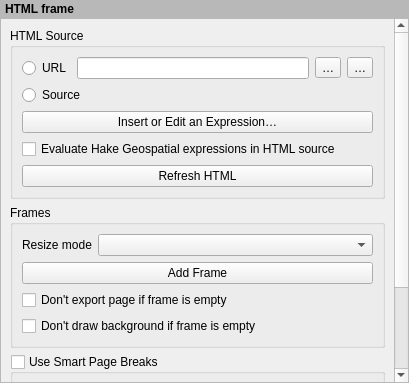
<?xml version="1.0" encoding="UTF-8"?>
<ui version="4.0">
 <class>QgsLayoutHtmlWidgetBase</class>
 <widget class="QWidget" name="QgsLayoutHtmlWidgetBase">
  <property name="geometry">
   <rect>
    <x>0</x>
    <y>0</y>
    <width>409</width>
    <height>383</height>
   </rect>
  </property>
  <property name="windowTitle">
   <string>HTML Frame</string>
  </property>
  <layout class="QVBoxLayout" name="verticalLayout">
   <property name="spacing">
    <number>0</number>
   </property>
   <property name="leftMargin">
    <number>0</number>
   </property>
   <property name="topMargin">
    <number>0</number>
   </property>
   <property name="rightMargin">
    <number>0</number>
   </property>
   <property name="bottomMargin">
    <number>0</number>
   </property>
   <item>
    <widget class="QLabel" name="label">
     <property name="sizePolicy">
      <sizepolicy hsizetype="Preferred" vsizetype="Maximum">
       <horstretch>0</horstretch>
       <verstretch>0</verstretch>
      </sizepolicy>
     </property>
     <property name="styleSheet">
      <string notr="true">padding: 2px; font-weight: bold; background-color: palette(mid);</string>
     </property>
     <property name="text">
      <string>HTML frame</string>
     </property>
    </widget>
   </item>
   <item>
    <widget class="QgsScrollArea" name="scrollArea">
     <property name="widgetResizable">
      <bool>true</bool>
     </property>
     <widget class="QWidget" name="scrollAreaWidgetContents">
      <property name="geometry">
       <rect>
        <x>0</x>
        <y>0</y>
        <width>393</width>
        <height>585</height>
       </rect>
      </property>
      <layout class="QVBoxLayout" name="mainLayout">
       <item>
        <widget class="QgsCollapsibleGroupBoxBasic" name="groupBox">
         <property name="focusPolicy">
          <enum>Qt::StrongFocus</enum>
         </property>
         <property name="title">
          <string>HTML Source</string>
         </property>
         <property name="syncGroup" stdset="0">
          <string notr="true">composeritem</string>
         </property>
         <property name="collapsed" stdset="0">
          <bool>false</bool>
         </property>
         <layout class="QGridLayout" name="gridLayout_2">
          <item row="5" column="0" colspan="2">
           <widget class="QCheckBox" name="mEvaluateExpressionsCheckbox">
            <property name="toolTip">
             <string>If checked, expressions inside [% %] tags will be evaluated prior to rendering the HTML</string>
            </property>
            <property name="text">
             <string>Evaluate Hake Geospatial expressions in HTML source</string>
            </property>
           </widget>
          </item>
          <item row="6" column="0" colspan="2">
           <widget class="QPushButton" name="mReloadPushButton">
            <property name="text">
             <string>Refresh HTML</string>
            </property>
           </widget>
          </item>
          <item row="0" column="1">
           <layout class="QHBoxLayout" name="horizontalLayout">
            <item>
             <widget class="QLineEdit" name="mUrlLineEdit"/>
            </item>
            <item>
             <widget class="QToolButton" name="mFileToolButton">
              <property name="text">
               <string>…</string>
              </property>
             </widget>
            </item>
            <item>
             <widget class="QgsPropertyOverrideButton" name="mUrlDDBtn">
              <property name="text">
               <string>…</string>
              </property>
             </widget>
            </item>
           </layout>
          </item>
          <item row="2" column="0" colspan="2">
           <widget class="QRadioButton" name="mRadioManualSource">
            <property name="text">
             <string>Source</string>
            </property>
           </widget>
          </item>
          <item row="3" column="0" colspan="2">
           <layout class="QVBoxLayout" name="htmlEditorLayout"/>
          </item>
          <item row="0" column="0">
           <widget class="QRadioButton" name="mRadioUrlSource">
            <property name="text">
             <string>URL</string>
            </property>
           </widget>
          </item>
          <item row="4" column="0" colspan="2">
           <widget class="QPushButton" name="mInsertExpressionButton">
            <property name="text">
             <string>Insert or Edit an Expression…</string>
            </property>
           </widget>
          </item>
         </layout>
        </widget>
       </item>
       <item>
        <widget class="QgsCollapsibleGroupBoxBasic" name="frameGroupBox">
         <property name="focusPolicy">
          <enum>Qt::StrongFocus</enum>
         </property>
         <property name="title">
          <string>Frames</string>
         </property>
         <property name="checkable">
          <bool>false</bool>
         </property>
         <property name="checked">
          <bool>false</bool>
         </property>
         <property name="collapsed" stdset="0">
          <bool>false</bool>
         </property>
         <property name="syncGroup" stdset="0">
          <string notr="true">composeritem</string>
         </property>
         <layout class="QGridLayout" name="gridLayout">
          <item row="0" column="1">
           <widget class="QComboBox" name="mResizeModeComboBox">
            <property name="sizePolicy">
             <sizepolicy hsizetype="Expanding" vsizetype="Fixed">
              <horstretch>0</horstretch>
              <verstretch>0</verstretch>
             </sizepolicy>
            </property>
           </widget>
          </item>
          <item row="2" column="0" colspan="2">
           <widget class="QCheckBox" name="mEmptyFrameCheckBox">
            <property name="text">
             <string>Don't export page if frame is empty</string>
            </property>
           </widget>
          </item>
          <item row="1" column="0" colspan="2">
           <widget class="QPushButton" name="mAddFramePushButton">
            <property name="text">
             <string>Add Frame</string>
            </property>
           </widget>
          </item>
          <item row="0" column="0">
           <widget class="QLabel" name="mResizeModeLabel">
            <property name="text">
             <string>Resize mode</string>
            </property>
            <property name="wordWrap">
             <bool>true</bool>
            </property>
           </widget>
          </item>
          <item row="3" column="0" colspan="2">
           <widget class="QCheckBox" name="mHideEmptyBgCheckBox">
            <property name="text">
             <string>Don't draw background if frame is empty</string>
            </property>
           </widget>
          </item>
         </layout>
        </widget>
       </item>
       <item>
        <widget class="QgsCollapsibleGroupBoxBasic" name="mUseSmartBreaksCheckBox">
         <property name="title">
          <string>Use Smart Page Breaks</string>
         </property>
         <property name="checkable">
          <bool>true</bool>
         </property>
         <property name="checked">
          <bool>false</bool>
         </property>
         <property name="collapsed" stdset="0">
          <bool>false</bool>
         </property>
         <property name="syncGroup" stdset="0">
          <string notr="true">composeritem</string>
         </property>
         <layout class="QGridLayout" name="gridLayout_3" columnstretch="0,1">
          <item row="0" column="0">
           <widget class="QLabel" name="mLabelMaxDistance">
            <property name="text">
             <string>Maximum distance</string>
            </property>
           </widget>
          </item>
          <item row="0" column="1">
           <widget class="QgsDoubleSpinBox" name="mMaxDistanceSpinBox">
            <property name="suffix">
             <string> mm</string>
            </property>
            <property name="decimals">
             <number>1</number>
            </property>
            <property name="maximum">
             <double>1000.000000000000000</double>
            </property>
            <property name="singleStep">
             <double>1.000000000000000</double>
            </property>
            <property name="showClearButton" stdset="0">
             <bool>false</bool>
            </property>
           </widget>
          </item>
         </layout>
        </widget>
       </item>
       <item>
        <widget class="QgsCollapsibleGroupBoxBasic" name="mUserStylesheetCheckBox">
         <property name="title">
          <string>User Stylesheet</string>
         </property>
         <property name="checkable">
          <bool>true</bool>
         </property>
         <property name="checked">
          <bool>false</bool>
         </property>
         <property name="collapsed" stdset="0">
          <bool>true</bool>
         </property>
         <property name="syncGroup" stdset="0">
          <string notr="true">composeritem</string>
         </property>
         <layout class="QVBoxLayout" name="verticalLayout_2">
          <item>
           <layout class="QVBoxLayout" name="stylesheetEditorLayout"/>
          </item>
          <item>
           <widget class="QPushButton" name="mReloadPushButton2">
            <property name="text">
             <string>Update HTML</string>
            </property>
           </widget>
          </item>
         </layout>
        </widget>
       </item>
      </layout>
     </widget>
    </widget>
   </item>
  </layout>
 </widget>
 <customwidgets>
  <customwidget>
   <class>QgsScrollArea</class>
   <extends>QScrollArea</extends>
   <header>qgsscrollarea.h</header>
   <container>1</container>
  </customwidget>
  <customwidget>
   <class>QgsCollapsibleGroupBoxBasic</class>
   <extends>QGroupBox</extends>
   <header>qgscollapsiblegroupbox.h</header>
   <container>1</container>
  </customwidget>
  <customwidget>
   <class>QgsDoubleSpinBox</class>
   <extends>QDoubleSpinBox</extends>
   <header>qgsdoublespinbox.h</header>
  </customwidget>
  <customwidget>
   <class>QgsPropertyOverrideButton</class>
   <extends>QToolButton</extends>
   <header>qgspropertyoverridebutton.h</header>
  </customwidget>
 </customwidgets>
 <tabstops>
  <tabstop>scrollArea</tabstop>
  <tabstop>groupBox</tabstop>
  <tabstop>mRadioUrlSource</tabstop>
  <tabstop>mUrlLineEdit</tabstop>
  <tabstop>mFileToolButton</tabstop>
  <tabstop>mUrlDDBtn</tabstop>
  <tabstop>mRadioManualSource</tabstop>
  <tabstop>mInsertExpressionButton</tabstop>
  <tabstop>mEvaluateExpressionsCheckbox</tabstop>
  <tabstop>mReloadPushButton</tabstop>
  <tabstop>frameGroupBox</tabstop>
  <tabstop>mResizeModeComboBox</tabstop>
  <tabstop>mAddFramePushButton</tabstop>
  <tabstop>mEmptyFrameCheckBox</tabstop>
  <tabstop>mHideEmptyBgCheckBox</tabstop>
  <tabstop>mUseSmartBreaksCheckBox</tabstop>
  <tabstop>mMaxDistanceSpinBox</tabstop>
  <tabstop>mUserStylesheetCheckBox</tabstop>
  <tabstop>mReloadPushButton2</tabstop>
 </tabstops>
 <resources/>
 <connections/>
</ui>
